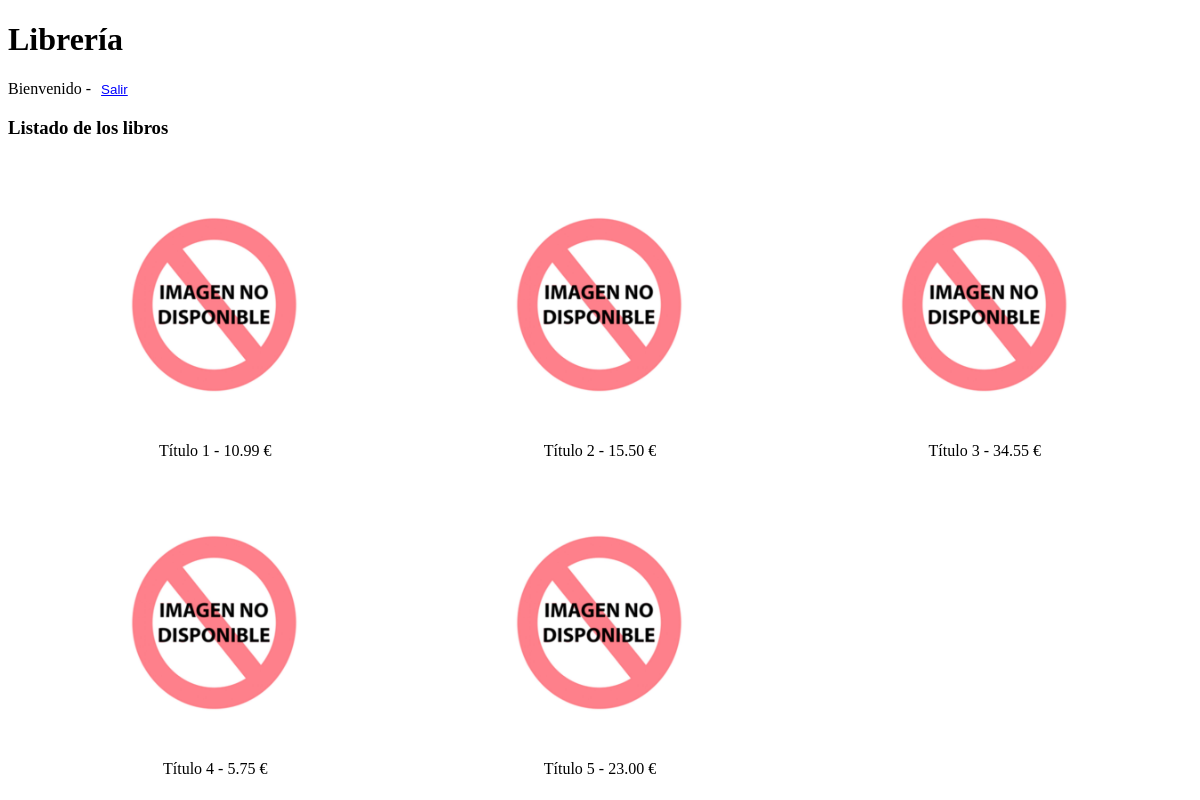
/vistas/vista_normal.php, run on the app's committed database.
### tables this page shows
CREATE TABLE `libros` (
  `referencia` int(11) NOT NULL,
  `titulo` varchar(30) NOT NULL,
  `autor` varchar(30) NOT NULL,
  `descripcion` varchar(150) NOT NULL,
  `precio` decimal(5,2) NOT NULL,
  `portada` varchar(50) NOT NULL DEFAULT 'no_imagen.jpg'
);

### vistas/vista_libros_tres_en_tres.php (the view, shortened to what this page needs)
<?php
$consulta="select * from libros";
$resultado=mysqli_query($conexion,$consulta);
if($resultado)
{
    echo "<h3>Listado de los libros</h3>";
    echo "<div class='contenedor'>";
    while($libros=mysqli_fetch_assoc($resultado))
    {
        echo "<div>";
        echo "<img src='Images/".$libros["portada"]."' alt='".$libros["titulo"]."' title='".$libros["titulo"]."'/>";
        echo "<p>".$libros["titulo"]." - ".$libros["precio"]." €</p>";
        echo "</div>";
    }
    echo "</div>";
}
else
{
    mysqli_close($conexion);
    session_destroy();
    die("<p>Error en la consulta Nº: ".mysqli_errno($conexion). " : ".mysqli_error($conexion)."</p></body></html>");
}
?>

### vistas/vista_normal.php (shortened to what this page needs)
<!DOCTYPE html>
<html lang="es">
    <head>
    </head>
    <body>
        <h1>Librería</h1>
        <div>Bienvenido <strong><?php echo $_SESSION["usuario"];?></strong> -
            <form class="enlinea" method="post" action="index.php">
                <button class="sin_boton" type="submit" name="btnCerrarSesion">Salir</button>
            </form>
        </div>
        <?php
            require "vistas/vista_libros_tres_en_tres.php";
        ?>
    </body>
</html>

### vistas/vista_normal.php (style rules this page uses)
.enlinea { display:inline }
.sin_boton { background-color: transparent;border:none;color:blue;text-decoration: underline;cursor:pointer }
.contenedor { width:100% }
.contenedor div { width:30%;float:left; text-align: center;margin-top: 2.5%;margin-left:2.5%; }
.contenedor div img { width:80%; }

### data on the page
libros: portada (placeholder picture), titulo "Título 1", precio "10.99"
libros: portada (placeholder picture), titulo "Título 2", precio "15.50"
libros: portada (placeholder picture), titulo "Título 3", precio "34.55"
libros: portada (placeholder picture), titulo "Título 4", precio "5.75"
libros: portada (placeholder picture), titulo "Título 5", precio "23.00"
